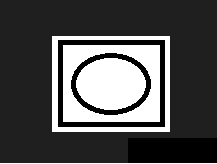
#> input picture 7.Example/hal/dac/xymode/Pyhton/img.png, 217 x 164 px
$ python app.py
#> lines starting #> are read from the running program, lines starting #| are printed output that depends on the picture; after the words box and inside, x2 and y2 are one past the last pixel; in counts of white or black regions, pixels touching at a corner belong together
#> further down, img is the input picture: shape (164, 217, 3); min 0, max 255, mean 81.1
import cv2

MAX_VALUE = 4000
MIN_VALUE = 0

IS_VIDEO = False


def img2xy(img):
    # image size
    width = img.shape[1]
#> width = 217
    heigth = img.shape[0]
#> heigth = 164
    cv2.imshow('vid', img)
    if IS_VIDEO == False:
        print('size=%dX%d' % (width, heigth))
#| size=217X164

    cv2.cvtColor(img, cv2.COLOR_BGR2GRAY)
    img = cv2.Canny(img, 100, 200)
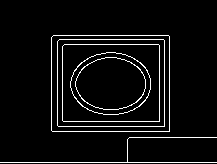
#> img: shape (164, 217); 5.4% white in thin lines or dots, all inside (x1, y1, x2, y2) = (0, 35, 217, 163)

    if IS_VIDEO == False:
        cv2.imshow('img', img)
        cv2.waitKey(0)

    # 二进制点阵
    points = [[0 for x in range(width)] for y in range(heigth)]
    for y in range(heigth):
        for x in range(width):
            points[y][x] = 1 if img[y][x] == 255 else 0
#> after the loop, points = 164 items

    # 值映射
    output_list = []
    for y in range(heigth):
        for x in range(width):
            if points[y][x] == 1:
                output_list.append([int(x*MAX_VALUE/width), 4000-int(y*MAX_VALUE/heigth)])

    i = 0
    for data in output_list:
        i += 2
        print(data[0], end=', ')  # x
        print(data[1], end=', ')  # y
        if i % 10 == False:
            print()  # newline
#> after the loop, i = 3832

    if IS_VIDEO == False:
        print()
        print('length = %d' % i)
        cv2.waitKey(0)


if not IS_VIDEO:
    # image
    img = cv2.imread('img.png')
    if img is None:
        print('fail to open image')
        exit()
    img2xy(img)
else:
    # video
    video = cv2.VideoCapture('bad apple.mp4')
    if not video.isOpened():
        print('fail to open video')
    else:
        while True:
            ret, frame = video.read()
            if frame is not None:
                img2xy(frame)
            else:
                print('[end]')
                break
